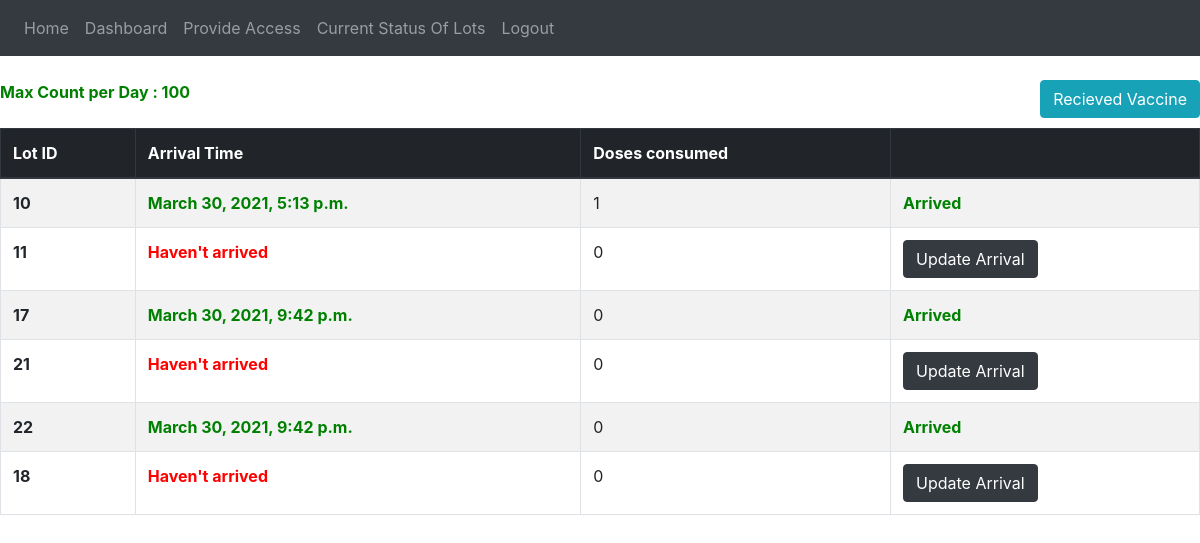
The app's page /dashboard/center/kalyan/ (signed in), older data.
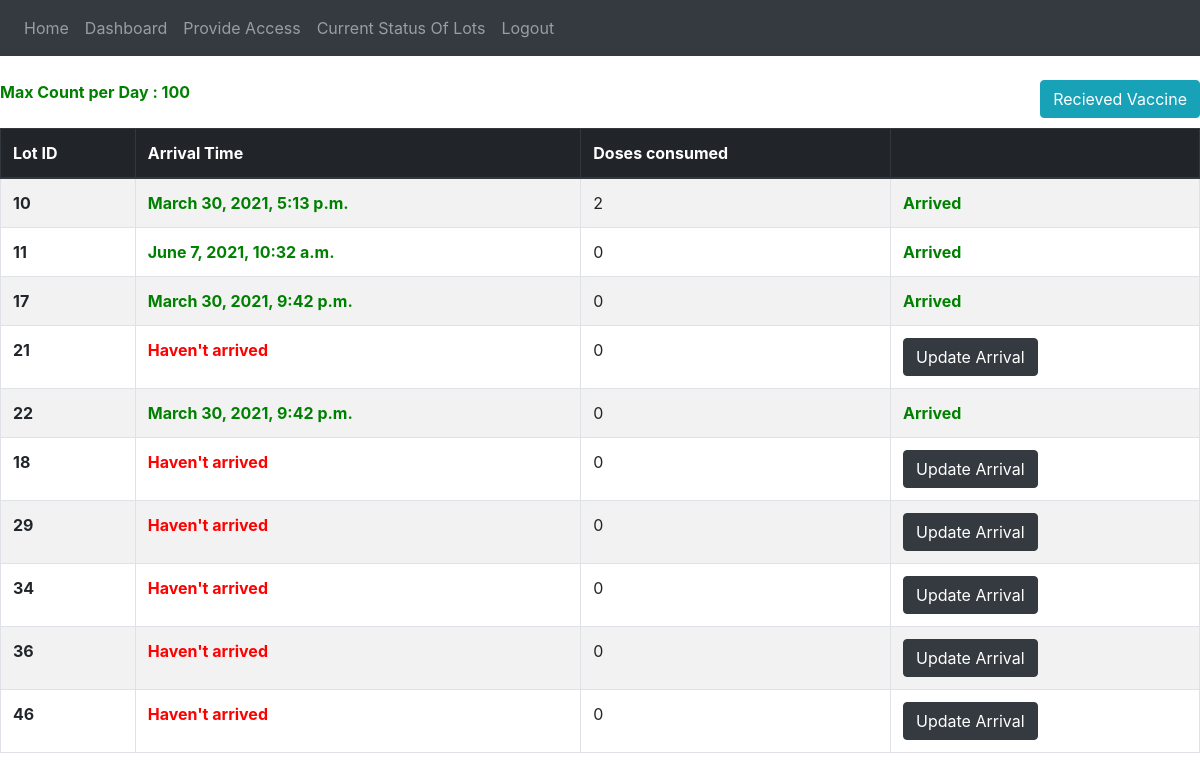
The same page, newer data.
### vaccine_app/models.py (models this page shows, shortened)
class Center(models.Model):
    centerPrimaryKey = models.AutoField(primary_key=True)
    centerId = models.UUIDField(default=uuid.uuid4, editable=False, unique=True)
    district = models.ForeignKey(District, on_delete=models.CASCADE, related_name="Center")
    name = models.CharField(max_length=255, unique=True)
    maxCountPerDate = models.IntegerField(default=10)
    population = models.IntegerField(default=1)

class CenterVaccineData(models.Model):
    center = models.ForeignKey(Center, on_delete=models.CASCADE, related_name="centerVaccine")
    lot = models.OneToOneField(VaccineLot, on_delete=models.CASCADE, related_name="centerVaccine")
    arrivalTimestamp = models.DateTimeField(blank = True, null=True, default=None)

class VaccineLot(models.Model):
    lotId = models.AutoField(primary_key=True)
    status=models.CharField(max_length = 20, choices = lot_status, default = 'produced')
    productionTimestamp = models.DateTimeField(auto_now_add=True)
    departureTimestamp = models.DateTimeField(blank = True, null=True, default=None)
    countOfDosesConsumed = models.IntegerField(default = 0)

### vaccine_app/views.py (the view)
# urls.py: path('dashboard/center/<name>/',views.center_dash,name='center_dash'),
@login_required
def center_dash(request,name):
    if name=="":
        return redirect('dashboard')
    if verify(request,"center",name):
        center_obj=Center.objects.get(name=name)
        vaccine_lots = CenterVaccineData.objects.filter(center = center_obj)
        return render(request,'center_dash.html',{'center_obj':center_obj,'vaccine_lots':vaccine_lots,'name':name})
    else:
        return redirect('dashboard')

### templates/center_dash.html
{% extends 'base.html' %}
{% block content %}
        <br>
        <a href="/center/{{name}}/receiverVaccination/" style="float: right;"><button type="button" class="btn btn-info">Recieved Vaccine</button></a>
        {% if center_obj.maxCountPerDate == 10 %}
        <br><br>
          <form method = "POST" action="/center/{{name}}/updateMaxCountPerDate/" style="margin:50px;">
            {% csrf_token %}
            <div class="form-row">
              <div class="form-group col-md-12">
                <label for="max_count">Maximum Count per Day:</label>
                <input type="number" class="form-control" id="max_count" name="max_count" placeholder="Enter Max Count" min="1">
              </div>
            </div>
            <button class="btn btn-dark">Submit</button>
          </form>
        {% else %}
          <b style="color: green;">Max Count per Day : {{center_obj.maxCountPerDate}}</b>
        {% endif %}
        <br><br>
        <table class="table table-striped table-bordered">
            <thead>
              <tr class="thead-dark">
                <th scope="col">Lot ID</th>
                <th scope="col">Arrival Time</th>
                <th scope="col">Doses consumed</th>
                <th scope="col"></th>
              </tr>
            </thead>
            <tbody>
            {% for lot in vaccine_lots %}
              <tr>
                <th scope="row">{{ lot.lot.lotId }}</th>
                <td>
                  {% if lot.arrivalTimestamp == None %}
                    <b style="color:red;">Haven't arrived</b>
                  {% else %}
                    <b style="color:green;">{{lot.arrivalTimestamp}}</b>
                  {% endif %}
                </td>
                <td>{{lot.lot.countOfDosesConsumed}}</td>
                <td>
                  {% if lot.arrivalTimestamp == None %}
                    <a href="/center/{{name}}/updateArrivalTimeCenter/{{ lot.lot.lotId }}"><button type="button" class="btn btn-dark">Update Arrival</button></a>
                  {% else %}
                    <b style="color:green;">Arrived</b>
                  {% endif %}
              </tr>
            {% endfor %}
            </tbody>
          </table>
{% endblock content %}

### templates/base.html (shortened to what this page needs)
<!DOCTYPE html>
<html lang="en">
<head>
  <link rel="stylesheet" href="https://stackpath.bootstrapcdn.com/bootstrap/4.1.3/css/bootstrap.min.css">
</head>
<body>
     {% if user.is_authenticated == False %}
     <div class="pos-f-t" style="float: right; font-size:16px;">
        <nav class="navbar navbar-dark bg-dark">
          <button class="navbar-toggler" type="button" data-toggle="collapse" data-target="#navbarToggleExternalContent" aria-controls="navbarToggleExternalContent" aria-expanded="false" aria-label="Toggle navigation" style="padding:9px;">
            Admin
          </button>
        </nav>
        <div class="collapse" id="navbarToggleExternalContent" >
          <div class="bg-dark p-1">
            <span class="text-muted">
                <nav class="navbar navbar-expand-lg navbar navbar-dark bg-dark">
                    <div class="" id="navbarNav">
                        <ul class="navbar-nav">
                                <li class="nav-item">
                                    <a class="nav-link" href="{% url 'admin:login' %}">Mega Center Admin</a>
                                </li>
                        </ul>
                        <ul class="navbar-nav">
                                <li class="nav-item">
                                    <a class="nav-link" href="{% url 'login_gen' %}">Login</a>
                                </li>
                        </ul>
                        <ul class="navbar-nav">
                                <li class="nav-item">
                                    <a class="nav-link" href="{% url 'register' %}">Register</a>
                                </li>
                        </ul>
                    </div>
                </nav>
            </span>
          </div>
        </div>
      </div>
      <nav class="navbar navbar-expand-lg navbar navbar-dark bg-dark" style="font-size: 16px;">
         <div class="" id="navbarNav">
            <ul class="navbar-nav">
                <li class="nav-item">
                    <a class="nav-link" href="{% url 'index' %}">Home <span class="sr-only">(current)</span></a>
                </li>
                <li class="nav-item">
                    <a class="nav-link" href="{% url 'registerForVaccinationDistrictForm' %}">Register For Vaccination</a>
                </li>
            </ul>
         </div>
      </nav>
     {% else %}
     <nav class="navbar navbar-expand-lg navbar navbar-dark bg-dark">
        <div class="" id="navbarNav">
            <ul class="navbar-nav">
                <li class="nav-item">
                    <a class="nav-link" href="{% url 'index' %}">Home <span class="sr-only">(current)</span></a>
                </li>
                <li class="nav-item">
                    <a class="nav-link" href="{% url 'dashboard' %}">Dashboard</a>
                </li>
                <li class="nav-item">
                    <a class="nav-link" href="{% url 'provideaccess' %}">Provide Access</a>
                </li>
                <li class="nav-item">
                    <a class="nav-link" href="{% url 'currentStatus' %}">Current Status Of Lots</a>
                </li>
                <li class="nav-item">
                    <a class="nav-link" href="{% url 'logout' %}">Logout</a>
                </li>
            </ul>
         </div>
    </nav>
     {% endif %}
     {% block content %}
     {% endblock %}
</body>
</html>

Row changes from the older to the newer data that the page shows:
changed through a linked row, CenterVaccineData "March 30, 2021, 5:13 p.m.": lot.countOfDosesConsumed "1" → "2"
changed CenterVaccineData: arrivalTimestamp (not shown) → "June 7, 2021, 10:32 a.m."; arrivalTimestamp "Haven't arrived Update Arrival" → "Arrived"
added CenterVaccineData: lot.lotId "29", shows "Haven't arrived", lot.countOfDosesConsumed "0"
added CenterVaccineData: lot.lotId "34", shows "Haven't arrived", lot.countOfDosesConsumed "0"
added CenterVaccineData: lot.lotId "36", shows "Haven't arrived", lot.countOfDosesConsumed "0"
added CenterVaccineData: lot.lotId "46", shows "Haven't arrived", lot.countOfDosesConsumed "0"
